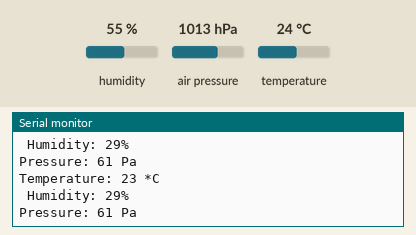
Recording of a program running on a simulated Arduino Uno, built with avr-gcc and run on an emulated ATmega328P. Shown: the last lines printed to the serial monitor. Wiring (inferred from the names in the program): BME280 sensor at I2C address 0x76. Inputs (shaded band) come from the test bench; at power-on: humidity 55 %, air pressure 1013 hPa, temperature 24 °C.

Above: at 1.3 s.
1.4 s: humidity set to 22 %
At 2.7 s:
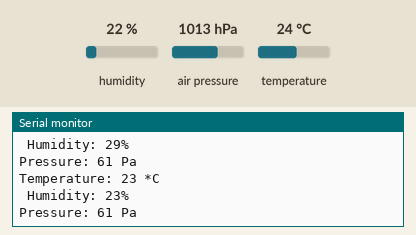
2.9 s: air pressure set to 952 hPa
At 3.9 s:
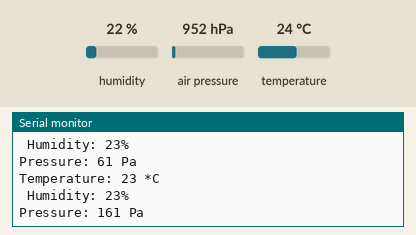
4.4 s: temperature set to 12 °C
At 6.2 s:
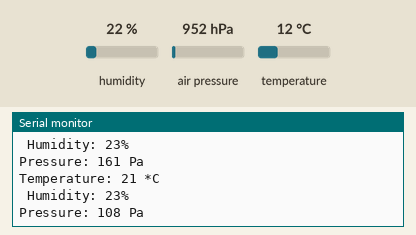
Timing chart, 0 to 7.7 s (numbered marks = the images above; inputs shaded):
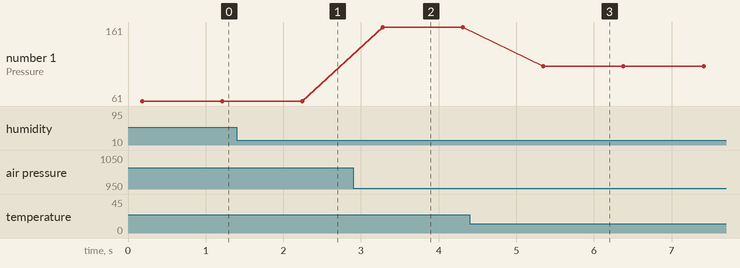

The program:

main.cpp
```cpp
#include <Arduino.h>
#include <Wire.h>
#include "bme280_definitions.h"

#define SLAVE_ADDRESS 0x76
#define HUMIDITY_ADDRESS 0xFD
#define TEMPERATURE_ADDRESS 0xFA
#define PRESSURE_ADDRESS 0xF7

byte temperature, humidity, pressure;

Bme280 sensor;

void setup()
{
  Serial.begin(9600); // start serial for output
  Wire.begin(SLAVE_ADDRESS); // join i2c bus
  sensor.Reset();//reset sensor
  sensor.GetID(); //get sensor ID
  sensor.ReadCalibrationData(); //read calibration data
  sensor.ControlTemperatureAndPressure();// control temperature and pressure
  sensor.ControlMeasurement(); //control measurement
  sensor.ControlHumidity(); //control humidity
}

void loop()
{
  //read temperature data, humidity data and pressure data
  temperature = sensor.ReadTemperature();
  delay(10);
  humidity = sensor.ReadHumidity();
  delay(10);
  pressure = sensor.ReadPressure();
  delay(10);

  //print temperature data, humidity data and pressure data to serial monitor
  Serial.print("Temperature: ");
  Serial.print(temperature);
  Serial.print(" *C ");
  Serial.print("\n");
  Serial.print(" Humidity: ");
  Serial.print(humidity);
  Serial.print("%\n");

  Serial.print("Pressure: ");
  Serial.print(pressure);
  Serial.println(" Pa");
  Serial.print("\n");

  Wire.write(temperature);   // Send the first float
  Wire.write(humidity);   // Send the second float
  Wire.write(humidity);   // Send the third float

  delay(1000);
}
```

bme280_driver.cpp
```cpp
#include <Wire.h>
#include <Arduino.h>
#include "bme280_definitions.h"

Bme280::Bme280() {
  // Initialize the BME280 sensor
  Wire.begin();
}

void Bme280::Reset() {
  // Reset the BME280 sensor
  Wire.beginTransmission(ADDRESS);
  Wire.write(RESET);
  Wire.write(RESET_COMPLETE);
  Wire.endTransmission();
  delay(100);
}

void Bme280::GetID() {
  // Read the sensor ID
  Wire.beginTransmission(ADDRESS);
  Wire.write(ID_ASK);
  Wire.endTransmission();

  Wire.requestFrom(ADDRESS, 1);
  if (Wire.available()) {
    ID = Wire.read();
  }
}

void Bme280::ReadCalibrationData() {
  // Read calibration data from the sensor
  Wire.beginTransmission(ADDRESS);
  Wire.write(0x88);
  Wire.endTransmission();

  Wire.requestFrom(ADDRESS, 24);
  if (Wire.available() >= 24) {
    dig_T1 = GetTwoBytes(Wire.read());
    dig_T2 = GetTwoBytes(Wire.read());
    dig_T3 = GetTwoBytes(Wire.read());
    dig_P1 = GetTwoBytes(Wire.read());
    dig_P2 = GetTwoBytes(Wire.read());
    dig_P3 = GetTwoBytes(Wire.read());
    dig_P4 = GetTwoBytes(Wire.read());
    dig_P5 = GetTwoBytes(Wire.read());
    dig_P6 = GetTwoBytes(Wire.read());
    dig_P7 = GetTwoBytes(Wire.read());
    dig_P8 = GetTwoBytes(Wire.read());
    dig_P9 = GetTwoBytes(Wire.read());
    dig_H1 = GetSingleByte(Wire.read());

    Wire.beginTransmission(ADDRESS);
    Wire.write(0xE1);
    Wire.endTransmission();

    Wire.requestFrom(ADDRESS, 7);
    if (Wire.available() >= 7) {
      dig_H2 = GetTwoBytes(Wire.read());
      dig_H3 = Wire.read();
      dig_H4 = (Wire.read() << 4) | (Wire.read() & 0x0F);
      dig_H5 = (Wire.read() << 4) | ((Wire.read() >> 4) & 0x0F);
      dig_H6 = static_cast<int8_t>(Wire.read());
    }
  }
}

void Bme280::ControlTemperatureAndPressure() {
  // Configure temperature and pressure control settings
  Wire.beginTransmission(ADDRESS);
  Wire.write(CONTROL_MEASUREMENTS_ADDRESS);
  Wire.write(CONTROL_MEASUREMENTS);
  Wire.endTransmission();
}

void Bme280::ControlMeasurement() {
  // Start measurement
  Wire.beginTransmission(ADDRESS);
  Wire.write(0xF4);
  Wire.write(0x27);
  Wire.endTransmission();
}

void Bme280::ControlHumidity() {
  // Configure humidity control settings
  Wire.beginTransmission(ADDRESS);
  Wire.write(0xF2);
  Wire.write(0x01);
  Wire.endTransmission();
}

uint32_t Bme280::ReadPressure() {
  // Read pressure data
  Wire.beginTransmission(ADDRESS);
  Wire.write(0xF7);
  Wire.endTransmission();

  Wire.requestFrom(ADDRESS, 3);
  if (Wire.available() >= 3) {
    uint32_t msb = Wire.read();
    uint32_t lsb = Wire.read();
    uint32_t xlsb = Wire.read();

    return ((msb << 12) | (lsb << 4) | (xlsb >> 4));
  }

  return 0;
}

int32_t Bme280::ReadTemperature() {
  // Read temperature data
  Wire.beginTransmission(ADDRESS);
  Wire.write(0xFA);
  Wire.endTransmission();

  Wire.requestFrom(ADDRESS, 3);
  if (Wire.available() >= 3) {
    uint32_t msb = Wire.read();
    uint32_t lsb = Wire.read();
    uint32_t xlsb = Wire.read();

    int32_t rawTemperature = (msb << 12) | (lsb << 4) | (xlsb >> 4);
    return rawTemperature / 22061;
  }

  return 0;
}

int32_t Bme280::ReadRawHumidity() {
  // Read raw humidity data
  Wire.beginTransmission(ADDRESS);
  Wire.write(0xFD);
  Wire.endTransmission();

  Wire.requestFrom(ADDRESS, 2);
  if (Wire.available() >= 2) {
    uint32_t msb = Wire.read();
    uint32_t lsb = Wire.read();

    return (msb << 8) | lsb;
  }

  return 0;
}

double Bme280::ReadHumidity() {
  // Read humidity data
  int32_t rawHumidity = ReadRawHumidity();
  return rawHumidity / 1024.0;
}

uint16_t Bme280::GetTwoBytes(uint8_t firstByte) {
  uint16_t value = firstByte;
  value <<= 8;

  Wire.beginTransmission(ADDRESS);
  Wire.write(0x89);
  Wire.endTransmission();

  Wire.requestFrom(ADDRESS, 1);
  if (Wire.available()) {
    value |= Wire.read();
  }

  return value;
}

uint8_t Bme280::GetSingleByte(uint8_t byte) {
  Wire.beginTransmission(ADDRESS);
  Wire.write(0xA1);
  Wire.endTransmission();

  Wire.requestFrom(ADDRESS, 1);
  if (Wire.available()) {
    return Wire.read();
  }

  return byte;
}
```

Measured:
- after the input at 1.4 s, the serial monitor: prints a new line after 0.83 s (image 1)
- after the input at 2.9 s, the serial monitor: prints a new line after 0.38 s (image 2)
- after the input at 4.4 s, the serial monitor: prints a new line after 0.91 s (image 3)
- plotted number 1: 61 → 161 after the input at 2.9 s, 161 → 108 after the input at 4.4 s
